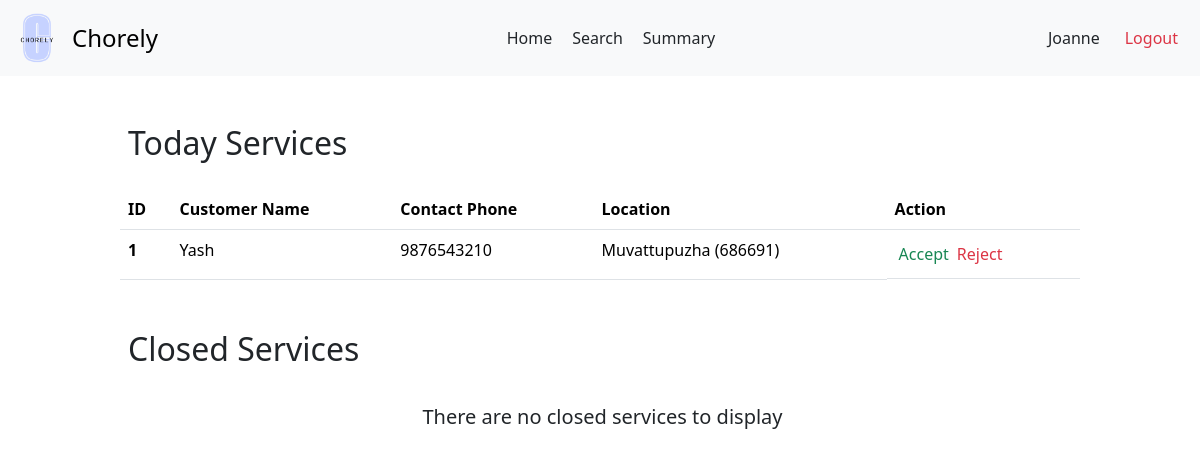
/user/prof/3, run on an earlier commit of the app's database.
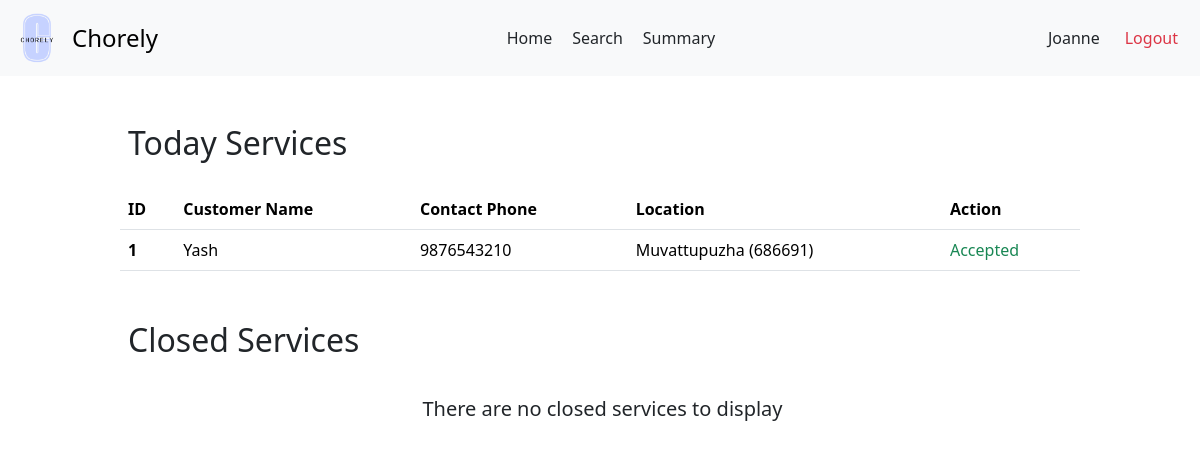
And on a later commit of the database.
### backend/models.py (models this page shows)
class ServiceRequests(db.Model):
    __tablename__ = 'ServiceRequests'
    request_id = db.Column(db.Integer, primary_key=True, autoincrement=True)
    service_id = db.Column(db.Integer, db.ForeignKey('Services.service_id'), nullable=False)
    customer_id = db.Column(db.Integer, db.ForeignKey('Customers.customer_id'), nullable=False)
    professional_id = db.Column(db.Integer, db.ForeignKey('ServiceProfessionals.professional_id'))
    requested_service_date = db.Column(db.Date, default=date.today())
    date_of_request = db.Column(db.Date, default=date.today())
    date_of_completion = db.Column(db.Date)
    service_status = db.Column(db.String, default='requested')
    additional_requests = db.Column(db.String)
    remarks = db.Column(db.String)
    rating = db.Column(db.Float)

class Customers(db.Model):
    __tablename__ = 'Customers'
    customer_id = db.Column(db.Integer, primary_key=True, autoincrement=True)
    user_id = db.Column(db.Integer, db.ForeignKey('Users.user_id'), unique=True, nullable=False)
    name = db.Column(db.String)
    email = db.Column(db.String)
    address = db.Column(db.String)
    pin_code = db.Column(db.String)
    phone = db.Column(db.String)
    service_requests = db.relationship('ServiceRequests', backref='customer')

### backend/professionalController.py (the view)
@app.route('/user/prof/<int:user_id>')
def prof_dash(user_id):
  user = Users.query.filter_by(user_id = user_id).first()
  pro = ServiceProfessionals.query.filter_by(user_id = user_id).first()
  requested_services = ServiceRequests.query.filter(
    ServiceRequests.service_id == pro.service_id,
    ServiceRequests.service_status.in_(['requested', 'accepted'])
).all()
  closed_services = ServiceRequests.query.filter_by(service_id = pro.service_id, service_status = 'closed').all()
  return render_template('prof-dash.html', user = user, pro=pro, requested_services = requested_services, closed_services = closed_services)

### templates/prof-dash.html (shortened to what this page needs)
<!DOCTYPE html>
<html lang="en">
<head>
  <link href="https://cdn.jsdelivr.net/npm/bootstrap@5.3.3/dist/css/bootstrap.min.css" rel="stylesheet">
  <link rel="stylesheet" href="{{ url_for('static', filename='prof-dash.css') }}">
  <link rel="stylesheet" href="{{ url_for('static', filename='navbar.css') }}">
</head>
<body>
  <nav class="navbar bg-body-tertiary">
    <div class="container-fluid">
      <a class="navbar-brand d-flex align-items-center" href="#" style="text-decoration: none;">
        <img src="{{ url_for('static', filename='logo.png') }}" alt="Chorely Logo" width="50" height="50" id="logo">
        <span style="font-size: 1.5rem;">Chorely</span>
      </a>
      <div style="display: flex;">
        <a class="nav-link active" aria-current="page" href="#">Home</a>
        <a class="nav-link" href="#">Search</a>
        <a class="nav-link" href="#">Summary</a>
      </div>
      <div class="d-flex text text-end">
        <a class="nav-link" href="#">{{ pro.name }}</a>
        <a class="nav-link text-danger" href="/userlogin">Logout</a>
      </div>
    </div>
  </nav>
  <div id="main">
    <div id="canvas">
      <br>
      <h2 class="headings">Today Services</h2><br>
      {% if requested_services | length ==0 %}
        <div class="text text-center">
          <h5 class="headings">There are no services to display</h5>
        </div>
      {% else %}
        <div>
          <table class="table">
            <thead>
              <tr>
                <th scope="col">ID</th>
                <th scope="col">Customer Name</th>
                <th scope="col">Contact Phone</th>
                <th scope="col">Location</th>
                <th scope="col">Action</th>
              </tr>
            </thead>
            <tbody>
              {% for service in requested_services %}
                <tr>
                  <th scope="row">{{ loop.index }}</th>
                  <td>{{ service.customer.name }}</td>
                  <td>{{ service.customer.phone }}</td>
                  <td>{{ service.customer.address | title }} ({{ service.customer.pin_code }})</td>
                  {% if service.service_status == 'requested' %}
                    <td style="display: flex;"><a href="/user/prof/{{ pro.user_id }}/service/{{ service.request_id }}/accept" class="nav-link text-success accept-btn" >Accept</a><a href="#" class="nav-link text-danger reject-btn">Reject</a> </td>
                  {% else %}
                    <td class="text text-success">Accepted</td>
                  {% endif %}
                </tr>
              {% endfor %}
            </tbody>
          </table>
        </div>
      {% endif %}
      <br>
      <h2 class="headings">Closed Services</h2><br>
      {% if closed_services | length ==0 %}
        <div class="text text-center">
          <h5 class="headings">There are no closed services to display</h5>
        </div>
      {% endif %}
</body>
</html>

What changed in the data, as far as the page shows it:
changed ServiceRequests "Yash": service_status "Accept Reject" → "Accepted"
